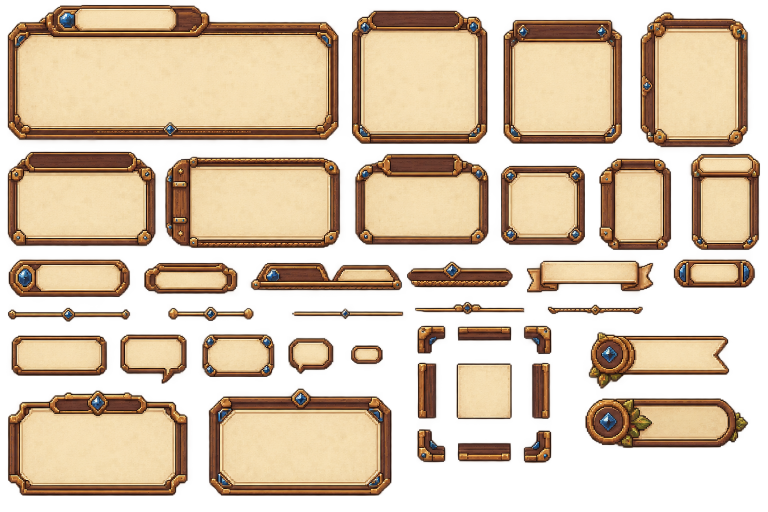
#> input picture assets/source_art/caden/ui/panels/caden_ui_panels_frames_master_v1.png, 1536 x 1024 px (shown at 1/2 size)
$ python -i prepare_caden_ui_runtime_v1.py   (imports and definitions only)
#> lines starting #> are read from the running program, lines starting #| are printed output that depends on the picture; after the words box and inside, x2 and y2 are one past the last pixel; in counts of white or black regions, pixels touching at a corner belong together
#!/usr/bin/env python3
"""Audit the Caden UI sources and prepare reviewed runtime candidates.

The runtime brief requires both a panel master and an icon/keycap master. This
tool is intentionally gate-first: it writes source-audit artifacts, records
protected hashes, and exits with code 2 without producing runtime art whenever
either source is missing or mechanically unsuitable. Candidate review output
is opt-in and can be written outside the repository before live integration.
"""

from __future__ import annotations

import argparse
from collections import Counter, deque
import hashlib
import json
from pathlib import Path
from typing import Any

from PIL import Image, ImageDraw, ImageFont


ROOT = Path(__file__).resolve().parents[2]
PANEL_SOURCE = ROOT / "assets/source_art/caden/ui/panels/caden_ui_panels_frames_master_v1.png"
ICON_SOURCE = ROOT / "assets/source_art/caden/ui/icons/caden_ui_icons_cursors_input_prompts_batch_b_master_v2.png"
PREVIEW_DIR = ROOT / "docs/art/previews/caden_ui_runtime_v1"
AUDIT_OUTPUT = ROOT / "docs/art/audits/caden_ui_source_gate_v1.json"

PROTECTED_FILES = (
    ROOT / "ui/DialogueUI.tscn",
    ROOT / "scripts/ui/dialogue_ui.gd",
    ROOT / "ui/InteractionPrompt.tscn",
    ROOT / "scripts/ui/interaction_prompt.gd",
    ROOT / "ui/ObjectiveUI.tscn",
    ROOT / "scripts/ui/objective_ui.gd",
    ROOT / "scripts/objectives/objective_tracker.gd",
    ROOT / "project.godot",
)

BACKGROUND_MIN_CHANNEL = 235
BACKGROUND_MAX_CHROMA = 8
STRONG_MIN_CHANNEL = 225
STRONG_MIN_CHROMA = 18
MIN_COMPONENT_PIXELS = 4
MIN_PREVIEW_COMPONENT_PIXELS = 20

PREVIEW_BG = (31, 28, 26, 255)
PREVIEW_PANEL = (55, 48, 42, 255)
PREVIEW_TEXT = (244, 231, 205, 255)
PREVIEW_MUTED = (188, 172, 151, 255)
PREVIEW_RED = (244, 88, 72, 255)
PREVIEW_AMBER = (242, 184, 74, 255)
PREVIEW_CYAN = (70, 211, 231, 255)

PANEL_CANDIDATES = {
    "dialogue_panel": {"crop": (15, 303, 312, 492), "divisor": 3, "margins": (14, 14, 14, 12)},
    "objective_panel": {"crop": (710, 307, 977, 490), "divisor": 3, "margins": (13, 14, 13, 12)},
    "interaction_panel": {"crop": (289, 525, 475, 588), "divisor": 3, "margins": (10, 6, 10, 6)},
    "nameplate": {"crop": (17, 519, 260, 594), "divisor": 3, "margins": (18, 7, 10, 7)},
    "divider": {"crop": (15, 616, 261, 643), "divisor": 3, "margins": (8, 3, 8, 3)},
}

ICON_CANDIDATES = (
    ("selection", (45, 43, 93, 91), 2),
    ("previous", (497, 43, 545, 91), 2),
    ("next", (639, 43, 687, 91), 2),
)

KEYCAP_CANDIDATES = (
    ("neutral", (444, 479, 516, 551), 3),
    ("focused", (514, 478, 586, 550), 3),
    ("disabled", (662, 478, 734, 550), 3),
)

OBJECTIVE_CANDIDATES = (
    ("active", (41, 388, 113, 460), 3),
    ("updated", (151, 387, 223, 459), 3),
    ("complete", (251, 387, 323, 459), 3),
    ("failed", (348, 387, 420, 459), 3),
)


def _sha256(path: Path) -> str:
    return hashlib.sha256(path.read_bytes()).hexdigest()


def _repo_path(path: Path) -> str:
    return path.resolve().relative_to(ROOT).as_posix()


# [24 lines left out: functions _font, _strong_mask, not called in this run]


def _connected_components(mask: Image.Image) -> list[list[tuple[int, int]]]:
    width, height = mask.size
    pixels = mask.load()
    visited = bytearray(width * height)
    components: list[list[tuple[int, int]]] = []
    for y in range(height):
        for x in range(width):
            offset = y * width + x
            if visited[offset] or pixels[x, y] == 0:
                continue
            visited[offset] = 1
            queue: deque[tuple[int, int]] = deque(((x, y),))
            component: list[tuple[int, int]] = []
            while queue:
                current_x, current_y = queue.popleft()
                component.append((current_x, current_y))
                for neighbor_x, neighbor_y in (
                    (current_x - 1, current_y),
                    (current_x + 1, current_y),
                    (current_x, current_y - 1),
                    (current_x, current_y + 1),
                ):
                    if neighbor_x < 0 or neighbor_y < 0 or neighbor_x >= width or neighbor_y >= height:
                        continue
                    neighbor_offset = neighbor_y * width + neighbor_x
                    if visited[neighbor_offset] or pixels[neighbor_x, neighbor_y] == 0:
                        continue
                    visited[neighbor_offset] = 1
                    queue.append((neighbor_x, neighbor_y))
            components.append(component)
    components.sort(key=len, reverse=True)
    return components


def _bbox(component: list[tuple[int, int]]) -> tuple[int, int, int, int]:
    return (
        min(x for x, _y in component),
        min(y for _x, y in component),
        max(x for x, _y in component) + 1,
        max(y for _x, y in component) + 1,
    )


def _bbox_dict(box: tuple[int, int, int, int]) -> dict[str, int]:
    left, top, right, bottom = box
    return {
        "left": left,
        "top": top,
        "right_exclusive": right,
        "bottom_exclusive": bottom,
        "width": right - left,
        "height": bottom - top,
    }


def _row_bands(mask: Image.Image) -> list[dict[str, int]]:
    pixels = mask.load()
    active = [
        sum(pixels[x, y] > 0 for x in range(mask.width)) > 5
        for y in range(mask.height)
    ]
    raw: list[tuple[int, int]] = []
    start: int | None = None
    for y, value in enumerate(active + [False]):
        if value and start is None:
            start = y
        elif not value and start is not None:
            raw.append((start, y))
            start = None

    merged: list[list[int]] = []
    for top, bottom in raw:
        if merged and top - merged[-1][1] <= 12:
            merged[-1][1] = bottom
        else:
            merged.append([top, bottom])

    bands: list[dict[str, int]] = []
    for top, bottom in merged:
        xs = [
            x
            for y in range(top, bottom)
            for x in range(mask.width)
            if pixels[x, y] > 0
        ]
        bands.append({
            "left": min(xs),
            "top": top,
            "right_exclusive": max(xs) + 1,
            "bottom_exclusive": bottom,
            "width": max(xs) + 1 - min(xs),
            "height": bottom - top,
        })
    return bands


def _alpha_summary(image: Image.Image) -> dict[str, Any]:
    if "A" not in image.getbands():
        return {
            "channel_present": False,
            "range": None,
            "transparent": 0,
            "partial": 0,
            "opaque": image.width * image.height,
        }
    alpha = image.getchannel("A")
    histogram = alpha.histogram()
    return {
        "channel_present": True,
        "range": list(alpha.getextrema()),
        "transparent": histogram[0],
        "partial": sum(histogram[1:255]),
        "opaque": histogram[255],
    }


# [80 lines left out: function _audit_icon_source, not called in this run]


def _audit_panel_source(path: Path) -> tuple[dict[str, Any], Image.Image, list[dict[str, int]]]:
    with Image.open(path) as opened:
#> opened is the input picture: PIL image 1536x1024 RGBA; mean R, G, B, A 154.8, 121.9, 88.9, 149.2
        source_format = opened.format
#> source_format = 'PNG'
        source_mode = opened.mode
#> source_mode = 'RGBA'
        source_alpha = _alpha_summary(opened)
#> in _alpha_summary, `alpha = image.getchannel("A")`:
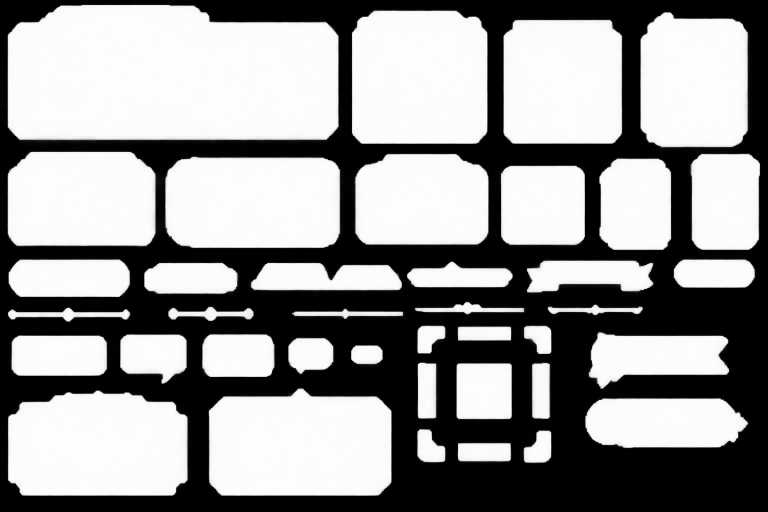
#> alpha: PIL image 1536x1024 L (shown at 1/2 size); min 0, max 254, mean 149.2
#> in _alpha_summary, `histogram = alpha.histogram()`: histogram = 256 values, max 468327 at index 0, min 0 at index 255, mean 6144
#> source_alpha = {'channel_present': True, 'range': [0, 254], 'transparent': 468327, 'partial': 1104537, 'opaque': 0}
        image = opened.convert("RGBA")

    alpha = image.getchannel("A")
    mask = alpha.point(lambda value: 255 if value >= 128 else 0)
#> mask: PIL image 1536x1024 L; 59.2% white; 1 black region, box (x1, y1, x2, y2) and area: (0, 0, 1536, 1024) 641421
    components = [
        component
        for component in _connected_components(mask)
        if len(component) >= 64
    ]
#> components = 39 items
    component_summaries = [
        {"pixel_count": len(component), "bbox": _bbox_dict(_bbox(component))}
        for component in components
    ]
#> component_summaries = 39 items
    component_summaries.sort(key=lambda item: (item["bbox"]["top"], item["bbox"]["left"]))
    row_bands = _row_bands(mask)
#> in _row_bands, `active = [ sum(pixels[x, y] > 0 for x in range(mask.width)) > 5 for y ..`: active = 1024 items, first 6: False, False, False, False, False, False
#> the loop in _row_bands, `for y, value in enumerate(active + [False]):` made 1025 passes
#> value on passes 1 to 12: False, False, False, False, False, False, False, False, False, False, True, True
#> after the loop in _row_bands, `for y, value in enumerate(active + [False]):`: raw = [(10, 294), (304, 500), (519, 594), (605, 643), (652, 991)]
#> the loop in _row_bands, `for top, bottom in raw:` made 5 passes
#> after the loop in _row_bands, `for top, bottom in raw:`: merged = [[10, 500], [519, 991]]
#> the loop in _row_bands, `for top, bottom in merged:` made 2 passes
#> after the loop in _row_bands, `for top, bottom in merged:`: bands = 2 items
#> row_bands = 2 items
#> (the run stopped early here; a loop or call above may not have finished)
